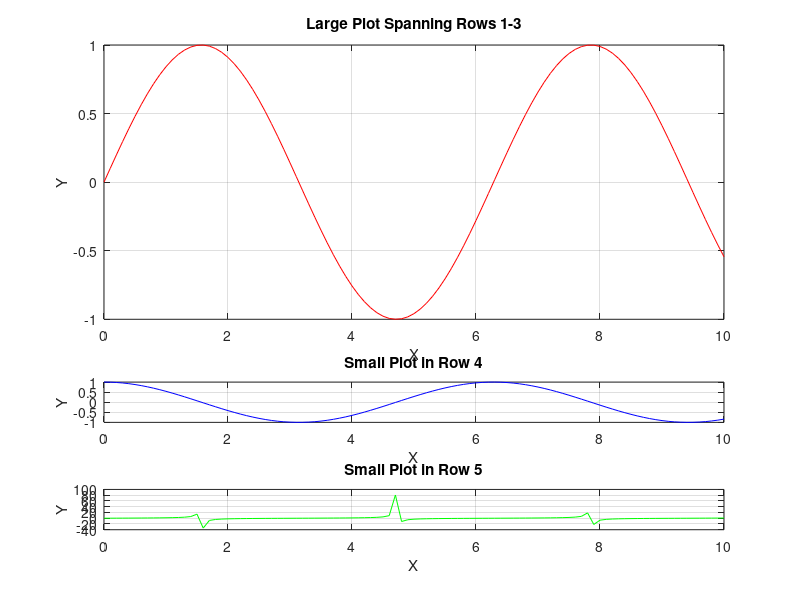

Source code (MATLAB):
figure;

% Create a large subplot spanning rows 1 to 3
subplot(5, 1, 1:3);
plot(0:0.1:10, sin(0:0.1:10), 'r');
title('Large Plot Spanning Rows 1-3');
xlabel('X');
ylabel('Y');
grid on;

% Create a small subplot in row 4
subplot(5, 1, 4);
plot(0:0.1:10, cos(0:0.1:10), 'b');
title('Small Plot in Row 4');
xlabel('X');
ylabel('Y');
grid on;

% Create another small subplot in row 5
subplot(5, 1, 5);
plot(0:0.1:10, tan(0:0.1:10), 'g');
title('Small Plot in Row 5');
xlabel('X');
ylabel('Y');
grid on;